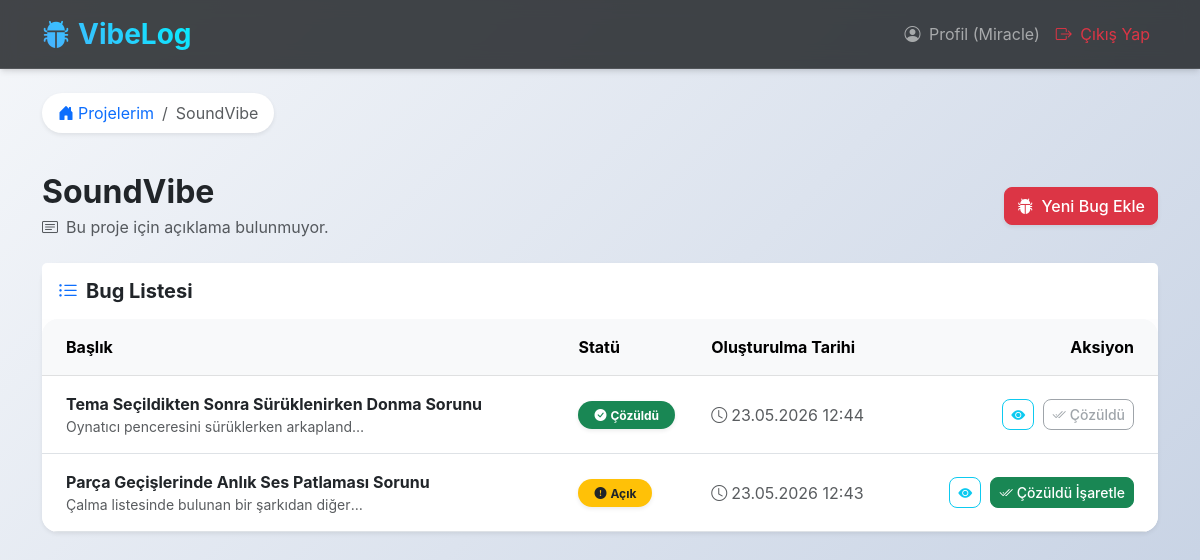
Screenshot of /project/2 (signed in) with the database file from the repository.
### app/models.py (models this page shows, shortened)
class User(UserMixin, db.Model):
    __tablename__ = 'users'
    id: Mapped[int] = mapped_column(primary_key=True)
    username: Mapped[str] = mapped_column(String(64), unique=True, nullable=False)
    email: Mapped[str] = mapped_column(String(120), unique=True, nullable=False)
    password_hash: Mapped[str] = mapped_column(String(256), nullable=False)
    created_at: Mapped[datetime] = mapped_column(default=datetime.utcnow)
    projects: Mapped[List["Project"]] = relationship(back_populates="user", cascade="all, delete-orphan")

class Project(db.Model):
    __tablename__ = 'projects'
    id: Mapped[int] = mapped_column(primary_key=True)
    name: Mapped[str] = mapped_column(String(100), nullable=False)
    description: Mapped[Optional[str]] = mapped_column(Text)
    created_at: Mapped[datetime] = mapped_column(default=datetime.utcnow)
    user_id: Mapped[int] = mapped_column(ForeignKey('users.id'), nullable=False)
    user: Mapped["User"] = relationship(back_populates="projects")
    bug_tickets: Mapped[List["BugTicket"]] = relationship(back_populates="project", cascade="all, delete-orphan")

class BugTicket(db.Model):
    __tablename__ = 'bug_tickets'
    id: Mapped[int] = mapped_column(primary_key=True)
    title: Mapped[str] = mapped_column(String(150), nullable=False)
    description: Mapped[str] = mapped_column(Text, nullable=False)
    status: Mapped[str] = mapped_column(String(50), default='Open')
    created_at: Mapped[datetime] = mapped_column(default=datetime.utcnow)
    project_id: Mapped[int] = mapped_column(ForeignKey('projects.id'), nullable=False)
    project: Mapped["Project"] = relationship(back_populates="bug_tickets")

### app/main/routes.py (the view)
@main.route('/project/<int:id>')
@login_required
def project_detail(id):
    project = db.session.get(Project, id)
    if project is None:
        abort(404)
    if project.user_id != current_user.id:
        abort(403)
    page = request.args.get('page', 1, type=int)
    pagination = BugTicket.query.filter_by(project_id=project.id).order_by(BugTicket.created_at.desc()).paginate(
        page=page, per_page=10, error_out=False
    )
    return render_template('main/project_detail.html', title=project.name, project=project, pagination=pagination)

### app/models.py (called while the page is built)
@login_manager.user_loader
def load_user(id):
    return db.session.get(User, int(id))

### app/templates/main/project_detail.html (shortened to what this page needs)
{% extends "base.html" %}
{% block content %}
<div class="mb-4">
    <nav aria-label="breadcrumb">
        <ol class="breadcrumb bg-white px-3 py-2 rounded-pill shadow-sm d-inline-flex">
            <li class="breadcrumb-item"><a href="{{ url_for('main.index') }}" class="text-decoration-none"><i class="bi bi-house-door-fill me-1"></i>Projelerim</a></li>
            <li class="breadcrumb-item active" aria-current="page">{{ project.name }}</li>
        </ol>
    </nav>
</div>
<div class="row mb-4 align-items-center">
    <div class="col-md-8">
        <h2 class="fw-bold text-dark mb-1">{{ project.name }}</h2>
        <p class="text-muted mb-0"><i class="bi bi-card-text me-2"></i>{{ project.description or 'Bu proje için açıklama bulunmuyor.' }}</p>
    </div>
    <div class="col-md-4 text-md-end mt-3 mt-md-0">
        <a href="{{ url_for('main.new_bug', project_id=project.id) }}" class="btn btn-danger shadow-sm">
            <i class="bi bi-bug-fill me-1"></i> Yeni Bug Ekle
        </a>
    </div>
</div>
<div class="card shadow-sm mb-4">
    <div class="card-header bg-white py-3 border-bottom-0">
        <h5 class="mb-0 fw-bold"><i class="bi bi-list-ul me-2 text-primary"></i>Bug Listesi</h5>
    </div>
    <div class="card-body p-0">
        {% if pagination.items %}
            <div class="table-responsive">
                <table class="table table-hover mb-0 align-middle">
                    <thead class="table-light">
                        <tr>
                            <th scope="col" class="ps-4">Başlık</th>
                            <th scope="col">Statü</th>
                            <th scope="col">Oluşturulma Tarihi</th>
                            <th scope="col" class="text-end pe-4">Aksiyon</th>
                        </tr>
                    </thead>
                    <tbody>
                        {% for bug in pagination.items %}
                        <tr>
                            <td class="ps-4">
                                <div class="fw-bold"><a href="{{ url_for('main.bug_detail', bug_id=bug.id) }}" class="text-decoration-none text-dark hover-text-primary">{{ bug.title }}</a></div>
                                <div class="small text-muted text-truncate" style="max-width: 300px;">{{ bug.description }}</div>
                            </td>
                            <td>
                                {% if bug.status == 'Open' %}
                                    <span class="badge rounded-pill bg-warning text-dark px-3 py-2 shadow-sm"><i class="bi bi-exclamation-circle-fill me-1"></i>Açık</span>
                                {% elif bug.status == 'Closed' or bug.status == 'Çözüldü' %}
                                    <span class="badge rounded-pill bg-success px-3 py-2 shadow-sm"><i class="bi bi-check-circle-fill me-1"></i>Çözüldü</span>
                                {% else %}
                                    <span class="badge rounded-pill bg-secondary px-3 py-2 shadow-sm">{{ bug.status }}</span>
                                {% endif %}
                            </td>
                            <td class="text-muted"><i class="bi bi-clock me-1"></i>{{ bug.created_at.strftime('%d.%m.%Y %H:%M') }}</td>
                            <td class="text-end pe-4">
                                <a href="{{ url_for('main.bug_detail', bug_id=bug.id) }}" class="btn btn-sm btn-outline-info me-1" title="Detaylar"><i class="bi bi-eye-fill"></i></a>
                                {% if bug.status == 'Open' %}
                                    <form action="{{ url_for('main.resolve_bug', id=bug.id) }}" method="POST" class="d-inline">
                                        <button type="submit" class="btn btn-sm btn-success"><i class="bi bi-check2-all me-1"></i>Çözüldü İşaretle</button>
                                    </form>
                                {% else %}
                                    <button class="btn btn-sm btn-outline-secondary" disabled><i class="bi bi-check2-all me-1"></i>Çözüldü</button>
                                {% endif %}
                            </td>
                        </tr>
                        {% endfor %}
                    </tbody>
                </table>
            </div>
        {% else %}
            <div class="text-center py-5">
                <h5 class="text-muted">Bu projede henüz hiç bug kaydı yok! 🎉</h5>
            </div>
        {% endif %}
    </div>
</div>
{% endblock %}

### app/templates/base.html (shortened to what this page needs)
<!DOCTYPE html>
<html lang="tr">
<head>
    <link href="https://cdn.jsdelivr.net/npm/bootstrap@5.3.0/dist/css/bootstrap.min.css" rel="stylesheet">
    <link rel="stylesheet" href="https://cdn.jsdelivr.net/npm/bootstrap-icons@1.11.3/font/bootstrap-icons.min.css">
    <link rel="stylesheet" href="{{ url_for('static', filename='css/style.css') }}">
</head>
<body class="bg-light">
    <nav class="navbar navbar-expand-lg navbar-dark navbar-glass mb-4 sticky-top">
        <div class="container">
            <a class="navbar-brand fs-3 fw-bold text-gradient" href="/"><i class="bi bi-bug-fill me-2 text-primary"></i>VibeLog</a>
            <div class="collapse navbar-collapse" id="navbarNav">
                <ul class="navbar-nav ms-auto">
                    {% if current_user.is_authenticated %}
                        <li class="nav-item">
                            <a class="nav-link" href="#"><i class="bi bi-person-circle me-1"></i> Profil ({{ current_user.username }})</a>
                        </li>
                        <li class="nav-item">
                            <a class="nav-link text-danger" href="{{ url_for('auth.logout') }}"><i class="bi bi-box-arrow-right me-1"></i> Çıkış Yap</a>
                        </li>
                    {% endif %}
                </ul>
            </div>
        </div>
    </nav>
    <div class="container">
        {% block content %}{% endblock %}
    </div>
</body>
</html>

### app/static/css/style.css (style rules this page uses)
body { background: linear-gradient(135deg, #f5f7fa 0%, #c3cfe2 100%); min-height: 100vh; font-family: 'Inter', -apple-system, BlinkMacSystemFont, "Segoe UI", Roboto, "Helvetica Neue", Arial, sans-serif; }
.navbar-glass { background: rgba(33, 37, 41, 0.85) !important; backdrop-filter: blur(10px); -webkit-backdrop-filter: blur(10px); border-bottom: 1px solid rgba(255, 255, 255, 0.1); box-shadow: 0 4px 6px -1px rgba(0, 0, 0, 0.1), 0 2px 4px -1px rgba(0, 0, 0, 0.06); }
.text-gradient { background: linear-gradient(45deg, #4facfe 0%, #00f2fe 100%); -webkit-background-clip: text; -webkit-text-fill-color: transparent; background-clip: text; }
.card { border: none; border-radius: 1rem; box-shadow: 0 0.5rem 1rem rgba(0, 0, 0, 0.05); transition: transform 0.3s ease, box-shadow 0.3s ease; background: rgba(255, 255, 255, 0.95); }
.btn { border-radius: 0.5rem; transition: all 0.3s ease; font-weight: 500; }
.table-responsive { border-radius: 1rem; }
.table { margin-bottom: 0; }
.table > :not(caption) > * > * { padding: 1rem 0.5rem; }

### rows the page displays
User: username "Miracle"
Project: name "SoundVibe", description "Bu proje için açıklama bulunmuyor."
BugTicket: title "Tema Seçildikten Sonra Sürüklenirken Donma Sorunu", description "Oynatıcı penceresini sürüklerken arkapland…", status "Closed" (drawn), created_at "23.05.2026 12:44"
BugTicket: title "Parça Geçişlerinde Anlık Ses Patlaması Sorunu", description "Çalma listesinde bulunan bir şarkıdan diğer…", status "Open" (drawn), created_at "23.05.2026 12:43"
